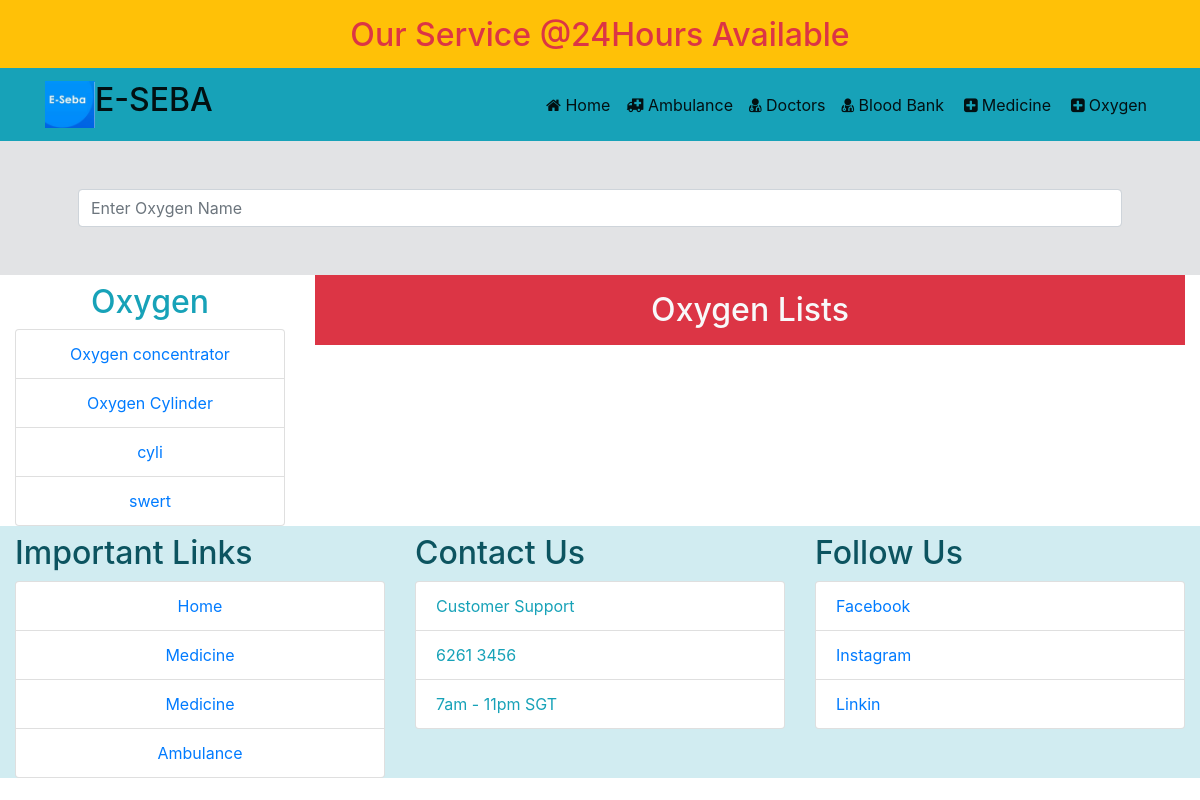
The app's page /oxygen.php with its own data.
### tables this page shows
CREATE TABLE `cylinder_type` (
  `type_id` int(11) NOT NULL,
  `cylinder_name` varchar(200) NOT NULL,
  `seller_id` int(11) NOT NULL
);

### classes/Oxygen.php (called while the page is built, shortened)
<?php
 $filepath = realpath(dirname(__FILE__));
 include_once ($filepath.'/../lib/Database.php');
class Oxygen
{
	private $db;
	function __construct(){
		$this->db = new Database();
	}
	public function allCylinder(){
		$sql ='SELECT * FROM cylinder_type';
		$fetchAll = $this->db->select($sql);
		return $fetchAll;
	}
}

### lib/Database.php (called while the page is built, shortened)
<?php
Class Database{
	public $host   = DB_HOST;
	public $user   = DB_USER;
	public $pass   = DB_PASS;
	public $dbname = DB_NAME;
	public $link;
	private function connectDB(){
	$this->link = new mysqli($this->host, $this->user, $this->pass, $this->dbname);
 }
	public function select($query){
		$result = $this->link->query($query) or die($this->link->error.__LINE__);
		if($result->num_rows > 0){
			return $result;
		} else {
			return false;
		}
	}
}

### oxygen.php (the view, shortened to what this page needs)
<?php include "layout/header.php"; ?>
<section class="container-fluid alert-secondary">
	<div class="container p-5">
		<input type="text" id="search_oxygentext" class="form-control" name="" placeholder="Enter Oxygen Name">
	</div>
</section>
<section class="container-fluid">
	<div class="row">
		<div class="col-md-3">
			<p class="h2 mt-2 text-center text-info">Oxygen</p>
			<ul class="list-group">
			<?php
				$result = $Oxygen->allCylinder();
				if($result){
					while($value = $result->fetch_assoc()){
						echo ' <li class="list-group-item text-center"><a class="" href="specificoxygenlist.php?oxygen='.$value['type_id'].'">'.$value['cylinder_name'].'</a></li>';
					}
				}
			?>
			</ul>
		</div>
		<div class="col-md-9">
			<div class="">
				<h2 class="text-center text-light bg-danger p-3">Oxygen Lists</h2>
		</div>
	</div>
</section>
<?php include "layout/footer.php"; ?>

### records on screen
cylinder_type: cylinder_name "Oxygen concentrator"
cylinder_type: cylinder_name "Oxygen Cylinder"
cylinder_type: cylinder_name "cyli"
cylinder_type: cylinder_name "swert"
